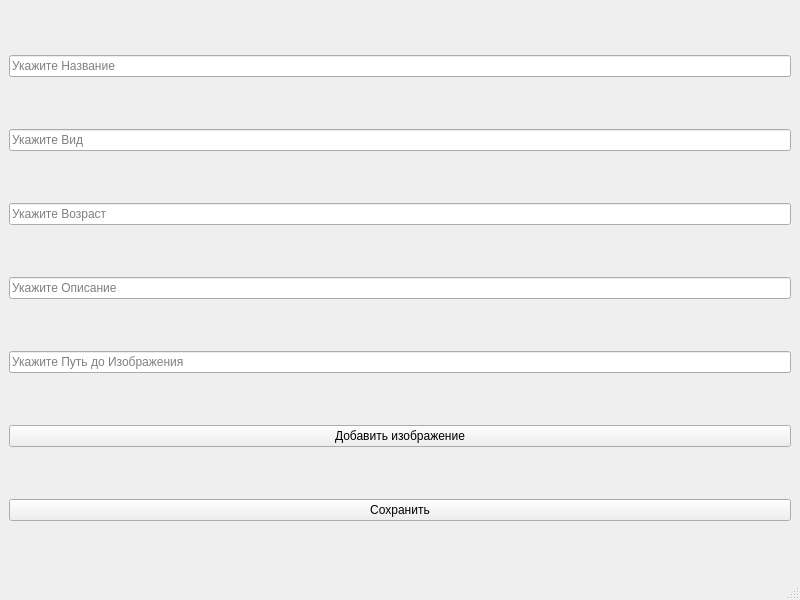
<?xml version="1.0" encoding="UTF-8"?>
<ui version="4.0">
 <class>AddWindow</class>
 <widget class="QMainWindow" name="AddWindow">
  <property name="geometry">
   <rect>
    <x>0</x>
    <y>0</y>
    <width>800</width>
    <height>600</height>
   </rect>
  </property>
  <property name="windowTitle">
   <string>MainWindow</string>
  </property>
  <widget class="QWidget" name="centralwidget">
   <layout class="QVBoxLayout" name="verticalLayout">
    <item>
     <widget class="QLineEdit" name="Name_Edit">
      <property name="placeholderText">
       <string>Укажите Название</string>
      </property>
     </widget>
    </item>
    <item>
     <widget class="QLineEdit" name="Species_Edit">
      <property name="text">
       <string/>
      </property>
      <property name="placeholderText">
       <string>Укажите Вид</string>
      </property>
     </widget>
    </item>
    <item>
     <widget class="QLineEdit" name="Age_Edit">
      <property name="placeholderText">
       <string>Укажите Возраст</string>
      </property>
     </widget>
    </item>
    <item>
     <widget class="QLineEdit" name="Description_Edit">
      <property name="placeholderText">
       <string>Укажите Описание</string>
      </property>
     </widget>
    </item>
    <item>
     <widget class="QLineEdit" name="Path_Edit">
      <property name="placeholderText">
       <string>Укажите Путь до Изображения</string>
      </property>
     </widget>
    </item>
    <item>
     <widget class="QPushButton" name="Image_Button">
      <property name="text">
       <string>Добавить изображение</string>
      </property>
     </widget>
    </item>
    <item>
     <widget class="QPushButton" name="Add_Button">
      <property name="text">
       <string>Сохранить</string>
      </property>
     </widget>
    </item>
   </layout>
  </widget>
  <widget class="QMenuBar" name="menubar">
   <property name="geometry">
    <rect>
     <x>0</x>
     <y>0</y>
     <width>800</width>
     <height>25</height>
    </rect>
   </property>
  </widget>
  <widget class="QStatusBar" name="statusbar"/>
 </widget>
 <resources/>
 <connections/>
</ui>
